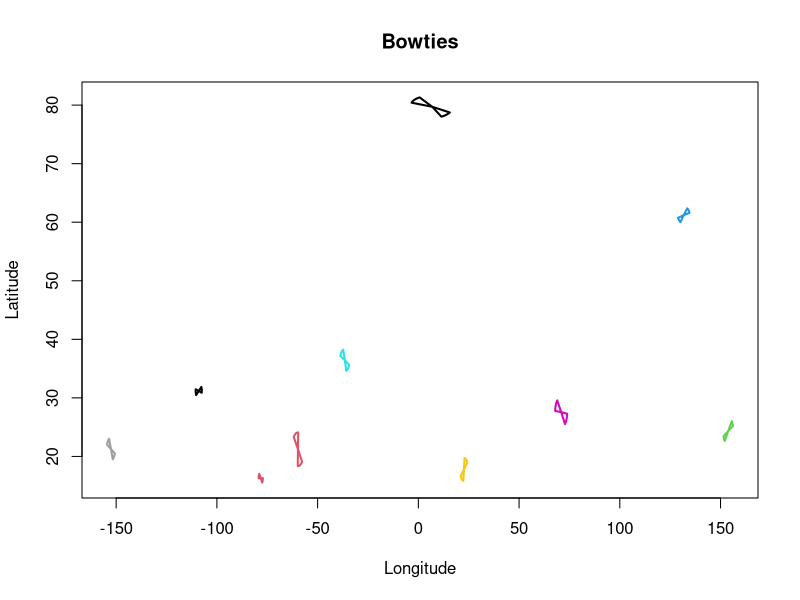

This chart was generated by the following R code:
# function to draw a pie widge
#https://gis.stackexchange.com/questions/31294/how-to-visualize-azimuthal-data-with-uncertainties


bowtie <- function(azimuth, delta, origin=c(0,0), radius=1, eps=1) {
  #
  # On entry:
  #   azimuth and delta are in degrees.
  #   azimuth is east of north; delta should be positive.
  #   origin is (lon, lat) in degrees.
  #   radius is in meters.
  #   eps is in degrees: it is the angular spacing between vertices.
  #
  # On exit:
  #   returns an n by 2 array of (lon, lat) coordinates describing a "bowtie" shape.
  #
  # NB: we work in radians throughout, making conversions from and to degrees at the
  #   entry and exit.
  #--------------------------------------------------------------------------------#
  if (eps <= 0) stop("eps must be positive")
  if (delta <= 0) stop ("delta must be positive")
  if (delta > 90) stop ("delta must be between 0 and 90")
  if (delta >= eps * 10^4) stop("eps is too small compared to delta")
  if (origin[2] > 90 || origin[2] < -90) stop("origin must be in lon-lat")
  a <- azimuth * pi/180; da <- delta * pi/180; de <- eps * pi/180 
  start <- origin * pi/180
  #
  # Precompute values for `goto`.
  #
  lon <- start[1]; lat <- start[2]
  lat.c <- cos(lat); lat.s <- sin(lat)
  radius.radians <- radius/6366710
  radius.c <- cos(radius.radians); radius.s <- sin(radius.radians) * lat.c
  #
  # Find the point at a distance of `radius` from the origin at a bearing of theta.
  # http://williams.best.vwh.net/avform.htm#Math
  #
  goto <- function(theta) {
    lat1 <- asin(lat1.s <- lat.s * radius.c + radius.s * cos(theta))
    dlon <- atan2(-sin(theta) * radius.s, radius.c - lat.s * lat1.s)
    lon1 <- lon - dlon + pi %% (2*pi) - pi
    c(lon1, lat1)
  }
  #
  # Compute the perimeter vertices.
  #
  n.vertices <- ceiling(2*da/de)
  bearings <- seq(from=a-da, to=a+da, length.out=n.vertices)
  t(cbind(start,
          sapply(bearings, goto),
          start,
          sapply(rev(bearings+pi), goto),
          start) * 180/pi)
}

n <- 10
input <- data.frame(cbind(
  id = 1:n, 
  lon = runif(n, -180, 180),
  lat = asin(runif(n)) * 180/pi,
  azimuth = runif(n, 0, 360),
  delta = 90 * rbeta(n, 20, 70),
  radius = 10^7/90 * rgamma(n, 10, scale=2/10)
))

shapes <- as.data.frame(do.call(rbind, 
                                by(input, input$id, 
                                   function(d) cbind(d$id, bowtie(d$azimuth, d$delta, c(d$lon, d$lat), d$radius, 1)))))
colnames(shapes) <- c("id", "x", "y")
plot(shapes$x, shapes$y, type="n", xlab="Longitude", ylab="Latitude", main="Bowties")
temp <- by(shapes, shapes$id, function(d) lines(d$x, d$y, type="l", lwd=2, col=d$id))
